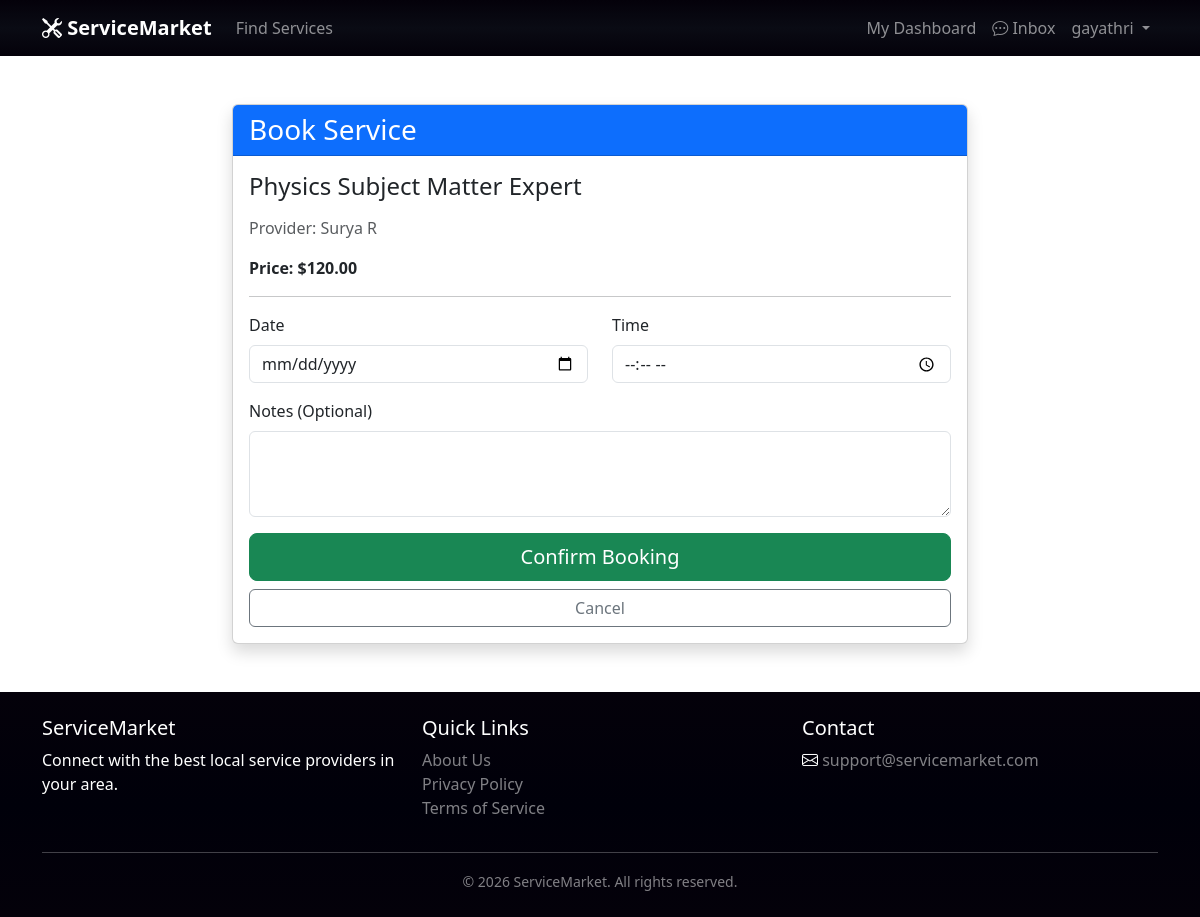
The app's page /bookings/book/25/ (signed in) with its own data.
### accounts/models.py (models this page shows, shortened)
class User(AbstractUser):
    first_name = models.CharField(max_length=150, blank=True)
    last_name = models.CharField(max_length=150, blank=True)
    ROLE_CHOICES = (
        ('customer', 'Customer'),
        ('provider', 'Provider'),
        ('both', 'Both'),
        ('none', 'None'),
    )
    role = models.CharField(max_length=10, choices=ROLE_CHOICES, default='none')
    email = models.EmailField(unique=True)

### services/models.py (models this page shows, shortened)
class Service(models.Model):
    provider = models.ForeignKey(User, on_delete=models.CASCADE, related_name='services')
    category = models.ForeignKey(Category, on_delete=models.CASCADE, related_name='services')
    title = models.CharField(max_length=200)
    description = models.TextField()
    price = models.DecimalField(max_digits=10, decimal_places=2)
    image = models.ImageField(upload_to='services/', blank=True, null=True)
    STATUS_CHOICES = (
        ('active', 'Active'),
        ('inactive', 'Inactive'),
    )
    status = models.CharField(max_length=10, choices=STATUS_CHOICES, default='active')
    created_at = models.DateTimeField(auto_now_add=True)
    updated_at = models.DateTimeField(auto_now=True)

### bookings/views.py (the view)
# urls.py: path('book/<int:service_id>/', views.book_service, name='book_service'),
@login_required
def book_service(request, service_id):
    service = get_object_or_404(Service, pk=service_id)
    if request.method == 'POST':
        form = BookingForm(request.POST)
        if form.is_valid():
            booking = form.save(commit=False)
            booking.customer = request.user
            booking.service = service
            booking.save()
            messages.success(request, 'Booking request sent successfully!')
            return redirect('customer_bookings')
    else:
        form = BookingForm()
    return render(request, 'bookings/book_service.html', {'form': form, 'service': service})

### bookings/forms.py
class BookingForm(forms.ModelForm):
    date = forms.DateField(widget=forms.DateInput(attrs={'type': 'date', 'class': 'form-control'}))
    time = forms.TimeField(widget=forms.TimeInput(attrs={'type': 'time', 'class': 'form-control'}))
    class Meta:
        model = Booking
        fields = ('date', 'time', 'notes')
        widgets = {
            'notes': forms.Textarea(attrs={'class': 'form-control', 'rows': 3}),
        }

### templates/bookings/book_service.html (shortened to what this page needs)
{% extends 'base.html' %}
{% load static %}
{% block content %}
<div class="container py-5">
    <div class="row justify-content-center">
        <div class="col-md-8">
            <div class="card shadow">
                <div class="card-header bg-primary text-white">
                    <h3 class="card-title mb-0">Book Service</h3>
                </div>
                <div class="card-body">
                    <h4 class="mb-3">{{ service.title }}</h4>
                    <p class="text-muted">Provider: {{ service.provider.get_full_name|default:service.provider.username }}</p>
                    <p class="fw-bold">Price: ${{ service.price }}</p>
                    <hr>
                    <form method="post">
                        <div class="row">
                            <div class="col-md-6 mb-3">
                                <label for="id_date" class="form-label">Date</label>
                                {{ form.date }}
                            </div>
                            <div class="col-md-6 mb-3">
                                <label for="id_time" class="form-label">Time</label>
                                {{ form.time }}
                            </div>
                        </div>
                        <div class="mb-3">
                            <label for="id_notes" class="form-label">Notes (Optional)</label>
                            {{ form.notes }}
                        </div>
                        <div class="d-grid gap-2">
                            <button type="submit" class="btn btn-success btn-lg">Confirm Booking</button>
                            <a href="{% url 'service_detail' service.pk %}" class="btn btn-outline-secondary">Cancel</a>
                        </div>
                    </form>
                </div>
            </div>
        </div>
    </div>
</div>
{% endblock %}

### templates/base.html (shortened to what this page needs)
{% load static %}
<!DOCTYPE html>
<html lang="en">
<head>
    <link href="https://cdn.jsdelivr.net/npm/bootstrap@5.3.0/dist/css/bootstrap.min.css" rel="stylesheet">
    <link rel="stylesheet" href="https://cdn.jsdelivr.net/npm/bootstrap-icons@1.10.0/font/bootstrap-icons.css">
    <link rel="stylesheet" href="{% static 'css/style.css' %}">
</head>
<body class="d-flex flex-column min-vh-100">
    <nav class="navbar navbar-expand-lg navbar-dark  sticky-top" style="background: linear-gradient(#04010a, #0a0b14, #04010a);">
        <div class="container">
            <a class="navbar-brand fw-bold" href="{% url 'home' %}">
                <i class="bi bi-tools"></i> ServiceMarket
            </a>
            <div class="collapse navbar-collapse" id="navbarNav">
                <ul class="navbar-nav me-auto">
                    <li class="nav-item">
                        <a class="nav-link" href="{% url 'service_list' %}">Find Services</a>
                    </li>
                </ul>
                <ul class="navbar-nav ms-auto">
                    {% if user.is_authenticated %}
                    <li class="nav-item">
                        <a class="nav-link" href="{% url 'dashboard' %}">My Dashboard</a>
                    </li>
                    <li class="nav-item">
                        <a class="nav-link" href="{% url 'inbox' %}">
                            <i class="bi bi-chat-dots"></i> Inbox
                        </a>
                    </li>
                    <li class="nav-item dropdown">
                        <a class="nav-link dropdown-toggle" href="#" id="navbarDropdown" role="button"
                            data-bs-toggle="dropdown">
                            {{ user.username }}
                        </a>
                    </li>
                    {% endif %}
                </ul>
            </div>
        </div>
    </nav>
    <main class="flex-grow-1">
        {% block content %}{% endblock %}
    </main>
    <footer class="text-white py-4 mt-auto" style="background: linear-gradient(#04010a, #00000a, #04010a);">
        <div class="container">
            <div class="row">
                <div class="col-md-4">
                    <h5>ServiceMarket</h5>
                    <p>Connect with the best local service providers in your area.</p>
                </div>
                <div class="col-md-4">
                    <h5>Quick Links</h5>
                    <ul class="list-unstyled">
                        <li><a href="#" class="text-white-50 text-decoration-none">About Us</a></li>
                        <li><a href="#" class="text-white-50 text-decoration-none">Privacy Policy</a></li>
                        <li><a href="#" class="text-white-50 text-decoration-none">Terms of Service</a></li>
                    </ul>
                </div>
                <div class="col-md-4">
                    <h5>Contact</h5>
                    <p><i class="bi bi-envelope"></i> <a href="mailto:support@servicemarket.com"
                            class="text-white-50 text-decoration-none">support@servicemarket.com</a></p>
                </div>
            </div>
            <hr>
            <div class="text-center text-white-50">
                <small>&copy; 2026 ServiceMarket. All rights reserved.</small>
            </div>
        </div>
    </footer>
</body>
</html>

### records on screen
User: username "gayathri"
Service: title "Physics Subject Matter Expert", provider.get_full_name "Surya R", price "120.00"
